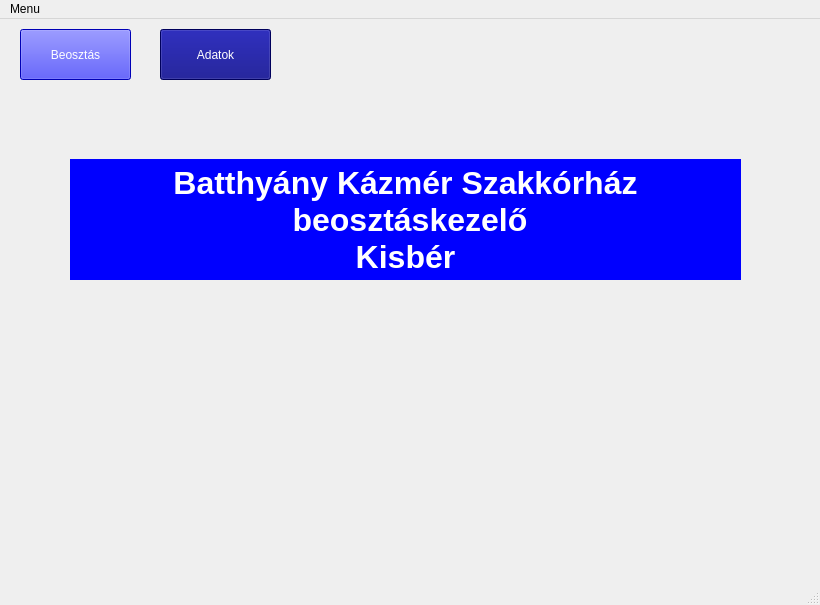
<?xml version="1.0" encoding="UTF-8"?>
<ui version="4.0">
 <class>MainWindow</class>
 <widget class="QMainWindow" name="MainWindow">
  <property name="geometry">
   <rect>
    <x>0</x>
    <y>0</y>
    <width>820</width>
    <height>605</height>
   </rect>
  </property>
  <property name="mouseTracking">
   <bool>false</bool>
  </property>
  <property name="windowTitle">
   <string>MainWindow</string>
  </property>
  <property name="autoFillBackground">
   <bool>false</bool>
  </property>
  <property name="styleSheet">
   <string notr="true"/>
  </property>
  <widget class="QWidget" name="centralwidget">
   <property name="styleSheet">
    <string notr="true"/>
   </property>
   <widget class="QLabel" name="label">
    <property name="geometry">
     <rect>
      <x>70</x>
      <y>140</y>
      <width>671</width>
      <height>121</height>
     </rect>
    </property>
    <property name="font">
     <font>
      <pointsize>24</pointsize>
      <weight>75</weight>
      <bold>true</bold>
     </font>
    </property>
    <property name="autoFillBackground">
     <bool>false</bool>
    </property>
    <property name="styleSheet">
     <string notr="true">background-color: rgb(0, 0, 255);
color: rgb(255, 255, 255);</string>
    </property>
    <property name="text">
     <string>Batthyány Kázmér Szakkórház
 beosztáskezelő
Kisbér</string>
    </property>
    <property name="textFormat">
     <enum>Qt::AutoText</enum>
    </property>
    <property name="alignment">
     <set>Qt::AlignCenter</set>
    </property>
   </widget>
   <widget class="QPushButton" name="beosztas_button">
    <property name="geometry">
     <rect>
      <x>20</x>
      <y>10</y>
      <width>111</width>
      <height>51</height>
     </rect>
    </property>
    <property name="autoFillBackground">
     <bool>false</bool>
    </property>
    <property name="styleSheet">
     <string notr="true">background-color: rgb(0, 0, 255);
color: rgb(255, 255, 255);</string>
    </property>
    <property name="text">
     <string>Beosztás</string>
    </property>
   </widget>
   <widget class="QPushButton" name="adatok_button">
    <property name="geometry">
     <rect>
      <x>160</x>
      <y>10</y>
      <width>111</width>
      <height>51</height>
     </rect>
    </property>
    <property name="autoFillBackground">
     <bool>false</bool>
    </property>
    <property name="styleSheet">
     <string notr="true">background-color: rgb(0, 0, 127);
color: rgb(255, 255, 255);</string>
    </property>
    <property name="text">
     <string>Adatok</string>
    </property>
   </widget>
  </widget>
  <widget class="QStatusBar" name="statusbar"/>
  <widget class="QMenuBar" name="menuBar">
   <property name="geometry">
    <rect>
     <x>0</x>
     <y>0</y>
     <width>820</width>
     <height>21</height>
    </rect>
   </property>
   <widget class="QMenu" name="menuMenu">
    <property name="title">
     <string>Menu</string>
    </property>
    <addaction name="actionAdatok_2"/>
    <addaction name="actionBeosztas"/>
   </widget>
   <addaction name="menuMenu"/>
  </widget>
  <action name="actionAdatok">
   <property name="text">
    <string>Adatok</string>
   </property>
   <property name="font">
    <font>
     <pointsize>12</pointsize>
    </font>
   </property>
  </action>
  <action name="actionAdatok_2">
   <property name="text">
    <string>Adatok</string>
   </property>
  </action>
  <action name="actionBeosztas">
   <property name="text">
    <string>Beosztas</string>
   </property>
  </action>
 </widget>
 <resources/>
 <connections/>
</ui>
